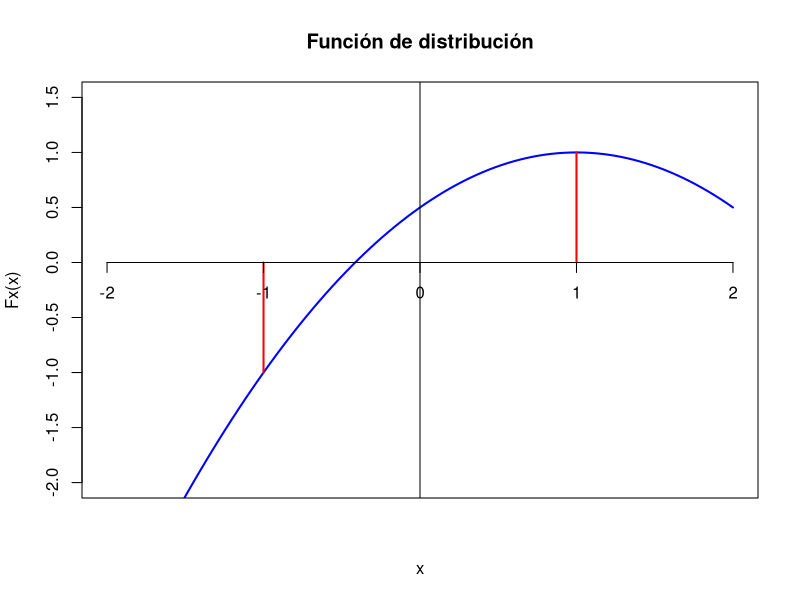
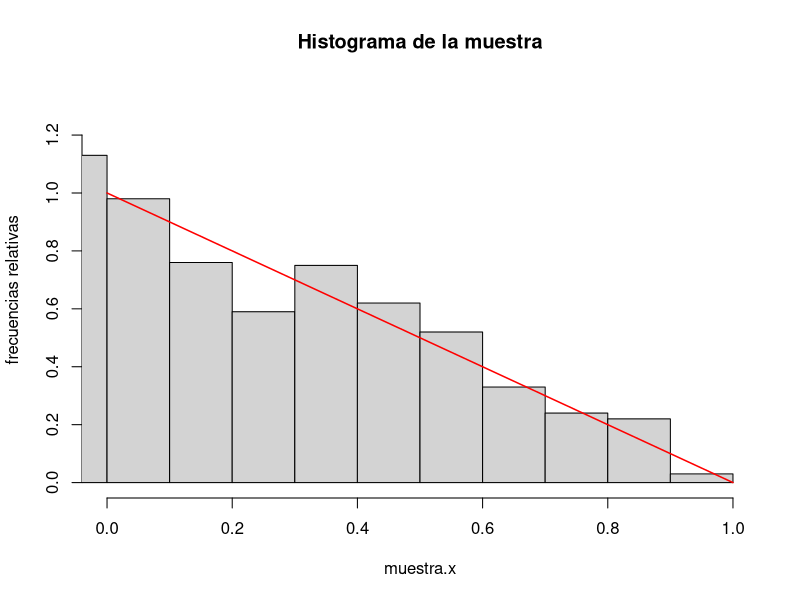
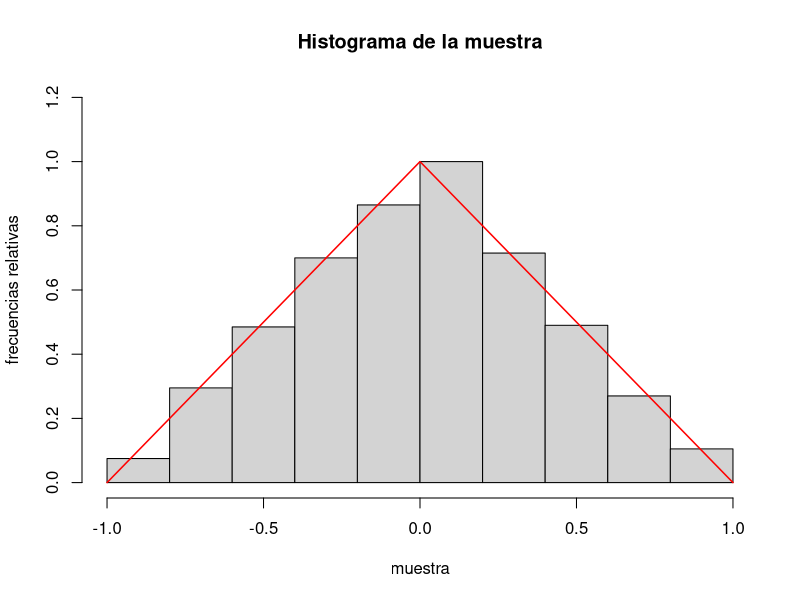
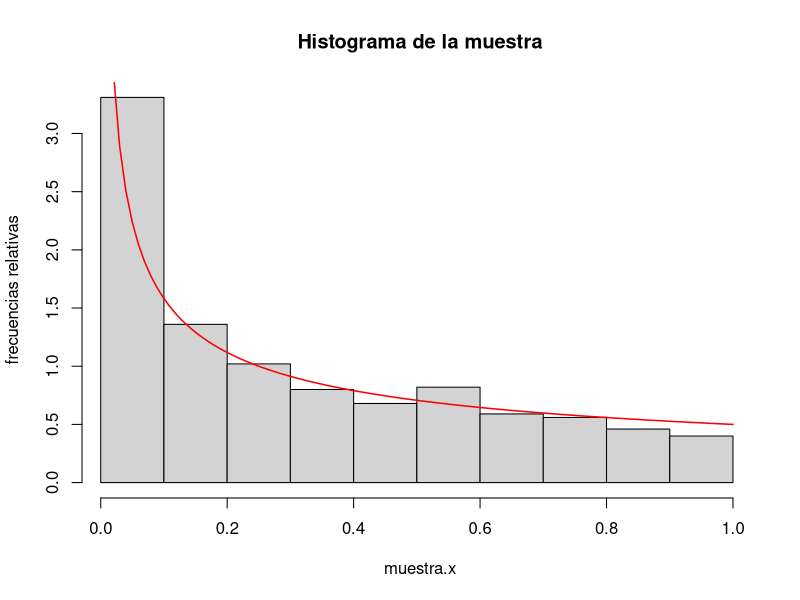
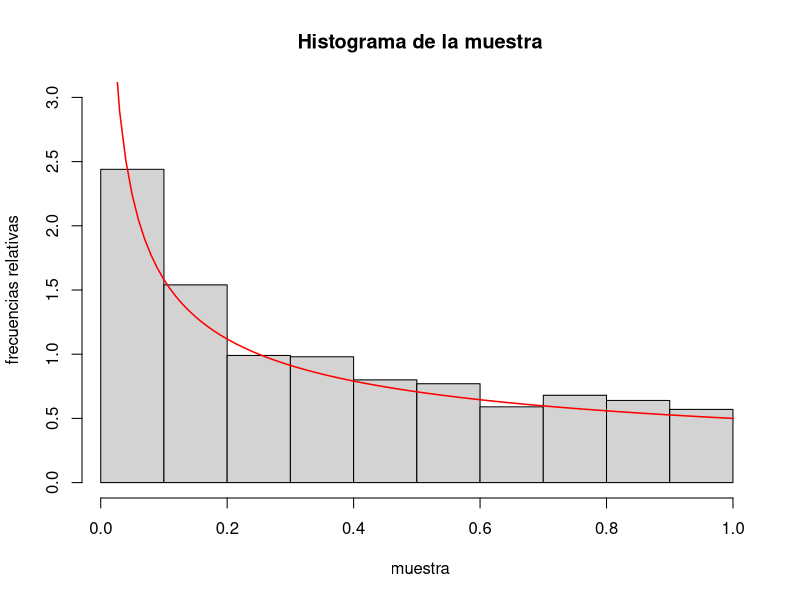

Here is the R script that generated these plots, in order:
## ---- chunk 1
knitr::opts_chunk$set(echo = TRUE)
## ---- chunk 2
Fx = function(x){
  (-(x^2)/2)+x+(1/2)
}

curve(Fx(x),
      ylim = c(-2,1.5),
      xlim = c(-2,2),
      xlab = "x",
      col = 'blue',
      lwd = 2,
      xaxt = 'n',
      main = "Función de distribución")

abline(v=0)

points(c(1,1),c(1,0), type='l', col = 'red', lwd = 2)
points(c(-1,-1),c(-1,0), type='l', col = 'red', lwd = 2)

axis(1, pos=0)
## ---- chunk 3
f_den = function(x){
  sapply(x,function(x){
    if(x >= -1 && x <= 0){
      1 + x;
    }else if(x > 0 && x <= 1){
      1 - x;
    }else{
      0;
    }
    });
}

Fx_inv = function(x){
  sapply(x,function(x){
      1 - sqrt((2-2*x));
    });
}

n=1000
muestra.y = runif(n)
muestra.x = Fx_inv(muestra.y)
hist(muestra.x, freq = FALSE, main = "Histograma de la muestra", xlim = c(0,1), ylab = 'frecuencias relativas')
curve(f_den(x),
      xlab = "x",
      col = 'red',
      main = "Función de densidad",
      lwd = 1.5,
      add = TRUE)
## ---- chunk 4
a=-1; b=1; c=0; d=1.2; n=1000; i=1;
muestra=c()

while(i <=n){
  x=runif(1,a,b)
  y=runif(1,c,d)
  if(y <= f_den(x)){muestra=c(muestra,x); i=i+1}
}
hist(muestra, freq = FALSE, main = "Histograma de la muestra", ylim = c(0,1.2), ylab = 'frecuencias relativas')
curve(f_den(x),
      xlab = "x",
      col = 'red',
      main = "Función de densidad",
      lwd = 1.5,
      add = TRUE)
## ---- chunk 5
f_den = function(x){
  sapply(x,function(x){
    if(x > 0 && x <= 1){
      1/(2*sqrt(x))
    }else{
      0;
    }
    });
}

Fy_inv = function(x){
  sapply(x,function(x){
      x^2;
    });
}

n=1000
muestra.y = runif(n)
muestra.x = Fy_inv(muestra.y)
hist(muestra.x, freq = FALSE, main = "Histograma de la muestra", xlim = c(0.01,1), ylab = 'frecuencias relativas')
curve(f_den(x),
      xlab = "x",
      col = 'red',
      main = "Función de densidad",
      lwd = 1.5,
      add = TRUE)
## ---- chunk 6
a=0; b=1; c=0; d=3; n=1000; i=1;
muestra=c()

while(i <=n){
  x=runif(1,a,b)
  y=runif(1,c,d)
  if(y <= f_den(x)){muestra=c(muestra,x); i=i+1}
}
hist(muestra, freq = FALSE, main = "Histograma de la muestra", xlim = c(0.01,1), ylim = c(0,3), ylab = 'frecuencias relativas')
curve(f_den(x),
      xlab = "x",
      col = 'red',
      main = "Función de densidad", 
      lwd = 1.5,
      add = TRUE)
